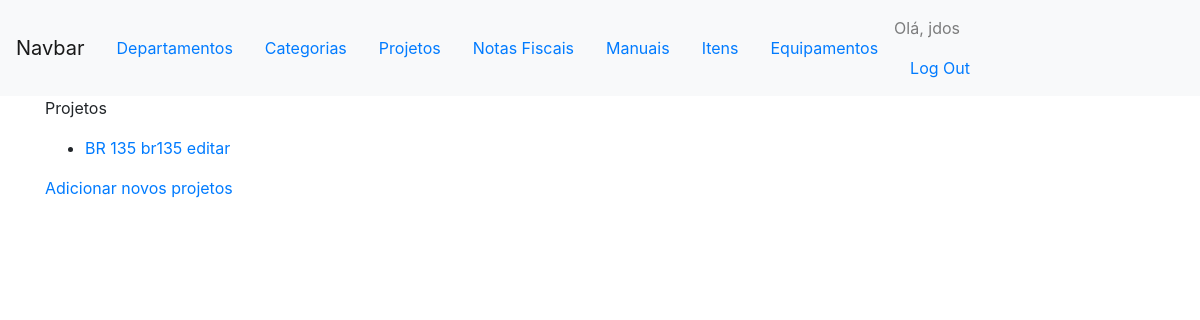
The app's page /projetos/ (signed in), older data.
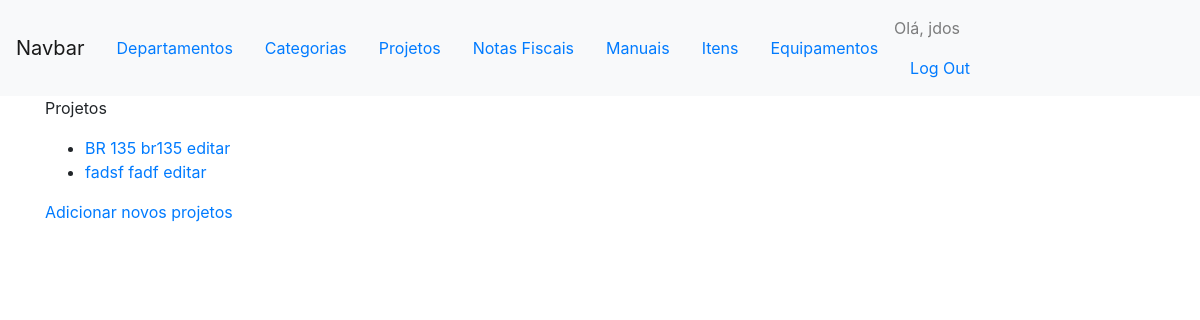
The same page, newer data.
### comuns/models.py (models this page shows)
class Projeto(models.Model):
    nome = models.CharField(max_length=30)
    acronimo = models.CharField(max_length=5)
    def __str__(self):
        return self.nome + ' ' + self.acronimo

### comuns/views.py (the view)
# urls.py: url(r'^projetos/$', views.projetos, name='projetos'),
@login_required
def projetos(request):
	projetos = Projeto.objects.all()
	context = {'projetos': projetos}
	return render(request, 'comuns/projetos.html', context)

### comuns/templates/comuns/projetos.html
{% extends "controles/base.html" %}
{% block content %}
<p>Projetos</p>
<ul>
	{% for projeto in projetos %}
	<li>
		<a href="">{{ projeto }} </a> <a href="{% url 'comuns:editar_projeto' projeto.id %}">editar</a>
	</li>
	{% empty %}
	<li> Não tem nenhum projeto cadastrado ainda. </li>
	{% endfor %}
</ul>
<a href="{% url 'comuns:novo_projeto' %}">Adicionar novos projetos</a>
{% endblock content %}

Row changes from the older to the newer data that the page shows:
added Projeto: nome+acronimo "fadsf fadf"
